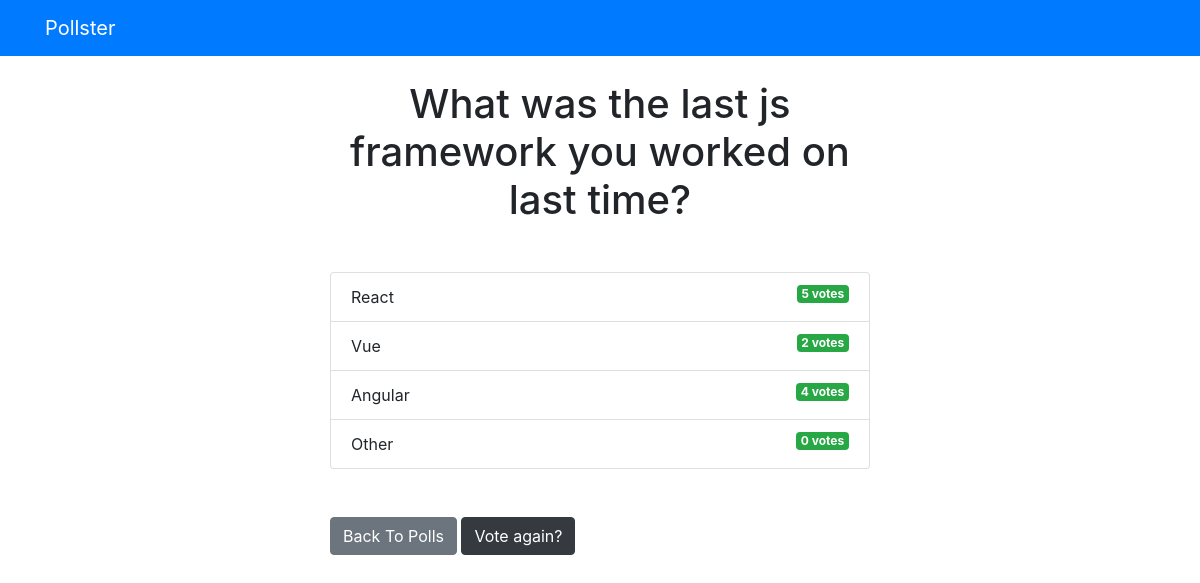
The app's page /polls/2/results/ with its own data.
### polls/views.py (the view)
# urls.py: path('<int:question_id>/results/', views.results, name='results'),
def results(request, question_id):
    question = get_object_or_404(Question, pk = question_id)
    return render(request, 'polls/results.html', {'question': question})

### templates/polls/results.html
{% extends 'base.html' %}
{% block content %}
<h1 class="mb-5 text-center">{{ question.question_text }}</h1>
<ul class="list-group mb-5">
	{% for choice in question.choice_set.all %}
	<li class="list-group-item">
		{{ choice.choice_text }}  <span class="badge badge-success float-right">{{ choice.votes }} vote{{ choice.votes | pluralize }}</span>
	</li>
	{% endfor %}
</ul>
<a class="btn btn-secondary" href="{% url 'polls:index' %}">Back To Polls</a>
<a class="btn btn-dark" href="{% url 'polls:detail' question.id %}">Vote again?</a>
{% endblock %}

### templates/base.html (shortened to what this page needs)
<!DOCTYPE html>
<html lang="en">
<head>
    <link rel="stylesheet" href="https://stackpath.bootstrapcdn.com/bootstrap/4.4.1/css/bootstrap.min.css">
</head>
<body>
    {% include 'partials/_navbar.html' %}
    <div class="container">
        <div class="row">
            <div class="col-md-6 m-auto">
                {% block content %} {% endblock %}
            </div>
        </div>
    </div>
</body>
</html>

### templates/partials/_navbar.html
<nav class="navbar navbar-dark bg-primary mb-4">
	<div class="container">
		<a class="navbar-brand" href="/">Pollster</a>
	</div>
</nav>

### records on screen
Question: question_text "What was the last js framework you worked on last time?"
Choice: choice_text "React", votes "5", votes|pluralize "s"
Choice: choice_text "Vue", votes "2", votes|pluralize "s"
Choice: choice_text "Angular", votes "4", votes|pluralize "s"
Choice: choice_text "Other", votes "0", votes|pluralize "s"
